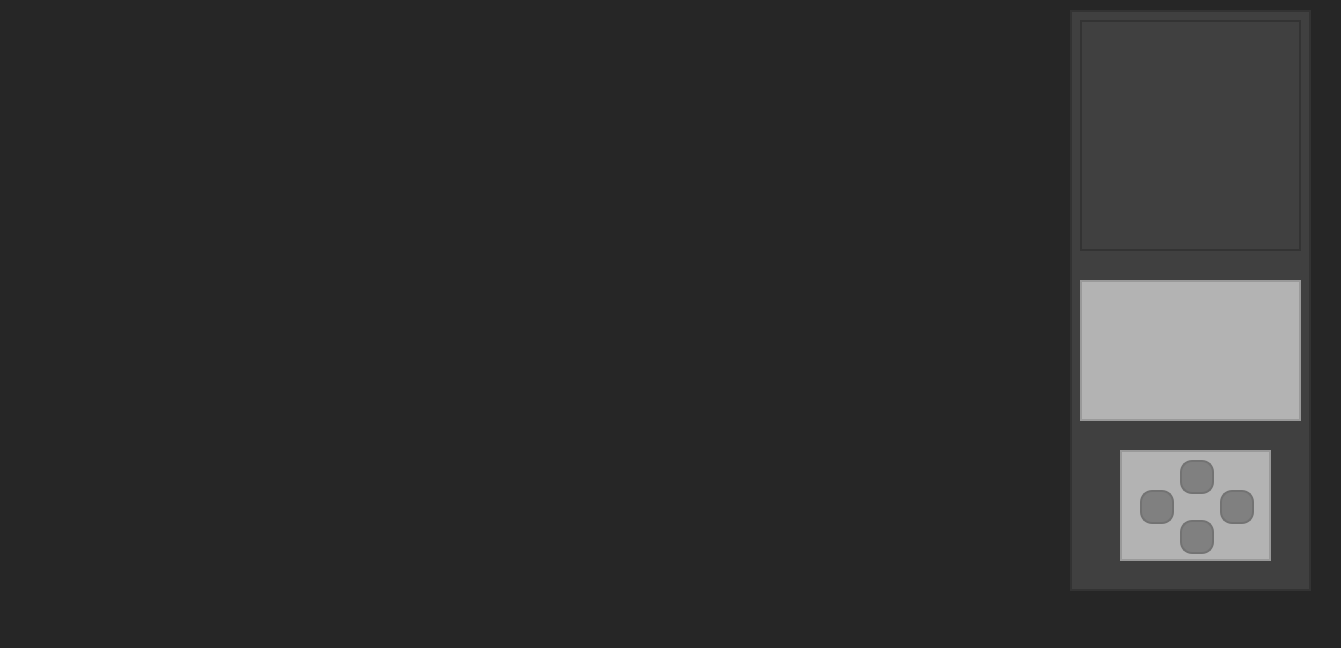
<?xml version="1.0" encoding="UTF-8"?>
<ui version="4.0">
 <class>MainWindow</class>
 <widget class="QMainWindow" name="MainWindow">
  <property name="geometry">
   <rect>
    <x>0</x>
    <y>0</y>
    <width>1341</width>
    <height>648</height>
   </rect>
  </property>
  <property name="windowTitle">
   <string>MainWindow</string>
  </property>
  <property name="styleSheet">
   <string notr="true">background-color: #262626;</string>
  </property>
  <widget class="QWidget" name="centralwidget">
   <widget class="QFrame" name="side_panel_frame">
    <property name="geometry">
     <rect>
      <x>1070</x>
      <y>10</y>
      <width>241</width>
      <height>581</height>
     </rect>
    </property>
    <property name="styleSheet">
     <string notr="true">background-color: #404040;
border: 2px solid  #333333;</string>
    </property>
    <property name="frameShape">
     <enum>QFrame::StyledPanel</enum>
    </property>
    <property name="frameShadow">
     <enum>QFrame::Raised</enum>
    </property>
    <widget class="QTextEdit" name="txtInfo">
     <property name="geometry">
      <rect>
       <x>10</x>
       <y>270</y>
       <width>221</width>
       <height>141</height>
      </rect>
     </property>
     <property name="styleSheet">
      <string notr="true">background-color: #b3b3b3;
border-color: #999999;</string>
     </property>
    </widget>
    <widget class="QLabel" name="map_label">
     <property name="geometry">
      <rect>
       <x>10</x>
       <y>10</y>
       <width>221</width>
       <height>231</height>
      </rect>
     </property>
     <property name="styleSheet">
      <string notr="true"/>
     </property>
     <property name="text">
      <string/>
     </property>
     <property name="pixmap">
      <pixmap resource="../resources.qrc">:/Resources/map.png</pixmap>
     </property>
    </widget>
    <widget class="QFrame" name="frame">
     <property name="geometry">
      <rect>
       <x>50</x>
       <y>440</y>
       <width>151</width>
       <height>111</height>
      </rect>
     </property>
     <property name="styleSheet">
      <string notr="true">background-color: #b3b3b3;
border-color: #999999;</string>
     </property>
     <property name="frameShape">
      <enum>QFrame::StyledPanel</enum>
     </property>
     <property name="frameShadow">
      <enum>QFrame::Raised</enum>
     </property>
     <widget class="QToolButton" name="southButton">
      <property name="geometry">
       <rect>
        <x>60</x>
        <y>70</y>
        <width>34</width>
        <height>34</height>
       </rect>
      </property>
      <property name="styleSheet">
       <string notr="true"> background-color: #808080;
 border-style: solid;
 border-width:1.5px;
 border-radius:12px;
 border-color: #737373;
 max-width:30px;
 max-height:30px;
 min-width:30px;
 min-height:30px;</string>
      </property>
      <property name="text">
       <string/>
      </property>
     </widget>
     <widget class="QToolButton" name="northButton">
      <property name="geometry">
       <rect>
        <x>60</x>
        <y>10</y>
        <width>34</width>
        <height>34</height>
       </rect>
      </property>
      <property name="styleSheet">
       <string notr="true"> background-color: #808080;
 border-style: solid;
 border-width:1.5px;
 border-radius:12px;
 border-color: #737373;
 max-width:30px;
 max-height:30px;
 min-width:30px;
 min-height:30px;</string>
      </property>
      <property name="text">
       <string/>
      </property>
     </widget>
     <widget class="QToolButton" name="eastButton">
      <property name="geometry">
       <rect>
        <x>100</x>
        <y>40</y>
        <width>34</width>
        <height>34</height>
       </rect>
      </property>
      <property name="styleSheet">
       <string notr="true"> background-color: #808080;
 border-style: solid;
 border-width:1.5px;
 border-radius:12px;
 border-color:#737373;
 max-width:30px;
 max-height:30px;
 min-width:30px;
 min-height:30px;</string>
      </property>
      <property name="text">
       <string/>
      </property>
     </widget>
     <widget class="QToolButton" name="westButton">
      <property name="geometry">
       <rect>
        <x>20</x>
        <y>40</y>
        <width>34</width>
        <height>34</height>
       </rect>
      </property>
      <property name="styleSheet">
       <string notr="true"> background-color: #808080;
 border-style: solid;
 border-width:1.5px;
 border-radius:12px;
 border-color:#737373;
 max-width:30px;
 max-height:30px;
 min-width:30px;
 min-height:30px;</string>
      </property>
      <property name="text">
       <string/>
      </property>
     </widget>
    </widget>
   </widget>
   <widget class="QLabel" name="tzImage">
    <property name="geometry">
     <rect>
      <x>30</x>
      <y>10</y>
      <width>1021</width>
      <height>581</height>
     </rect>
    </property>
    <property name="text">
     <string/>
    </property>
   </widget>
  </widget>
  <widget class="QMenuBar" name="menubar">
   <property name="geometry">
    <rect>
     <x>0</x>
     <y>0</y>
     <width>1341</width>
     <height>19</height>
    </rect>
   </property>
  </widget>
  <widget class="QStatusBar" name="statusbar"/>
 </widget>
 <resources>
  <include location="../resources.qrc"/>
 </resources>
 <connections/>
</ui>
